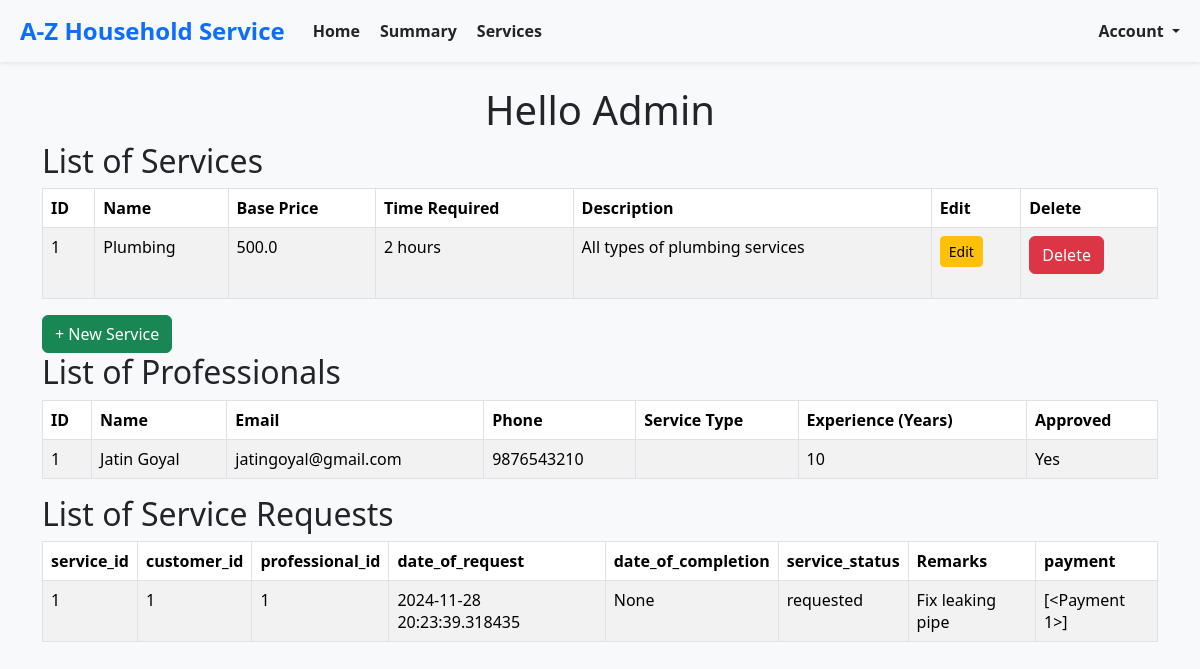
The page /admin/home on the database as committed earlier.
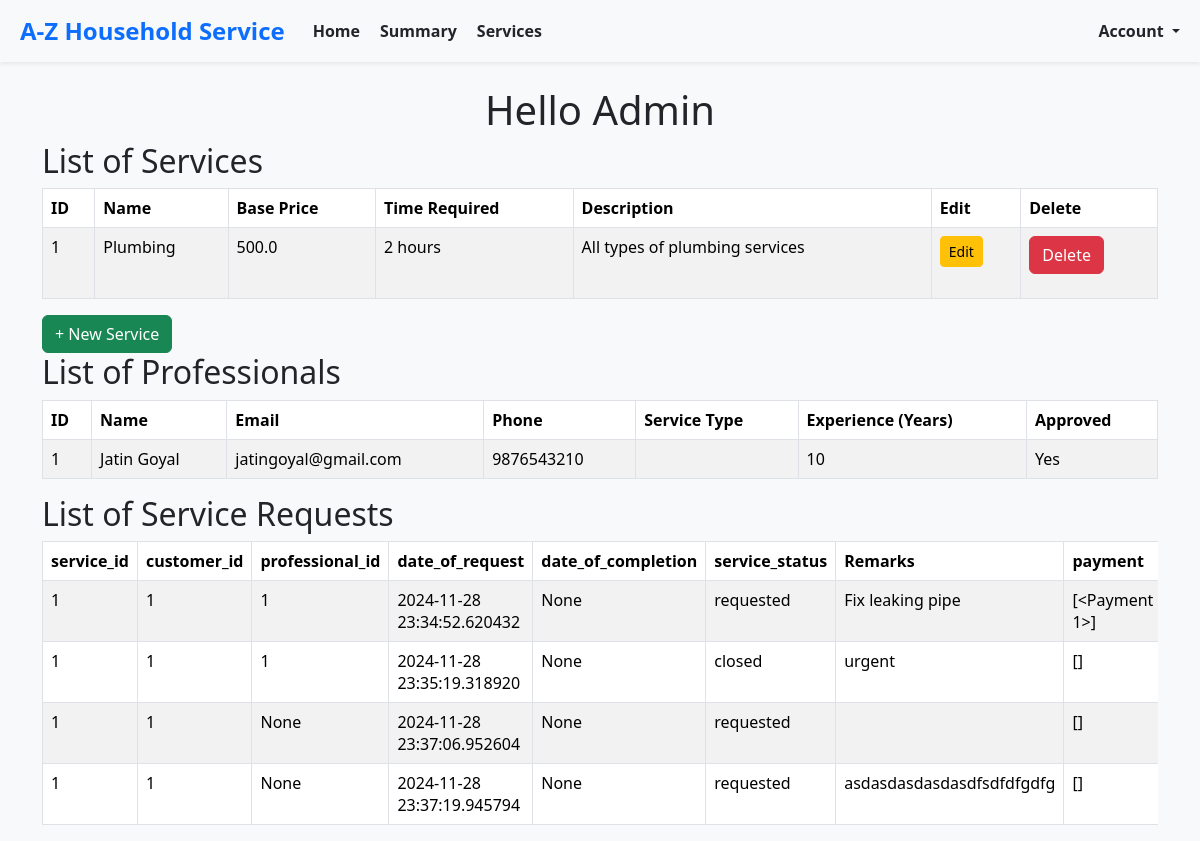
The same page on the database as committed later.
### models.py (models this page shows, shortened)
class BaseModel(db.Model):
    __abstract__ = True  # This makes it an abstract class, not a table in the database
    id = db.Column(db.Integer, primary_key=True)
    created_at = db.Column(db.DateTime, default=datetime.utcnow, nullable=False)  # Ensure it's not nullable
    modified_at = db.Column(db.DateTime, default=datetime.utcnow, onupdate=datetime.utcnow, nullable=False)  # Ensure it's not nullable

class Service(BaseModel):
    __tablename__ = 'service'
    name = db.Column(db.String(150), nullable=False)
    base_price = db.Column(db.Float, nullable=True)  # Made nullable
    time_required = db.Column(db.String(50), nullable=True)  # Made nullable
    description = db.Column(db.Text, nullable=True)  # Made nullable
    professional_id = db.Column(db.Integer, db.ForeignKey('service_professional.id'), nullable=True)
    service_type_id= db.Column(db.Integer, nullable=True)  # Made nullable
    professional = db.relationship('ServiceProfessional', backref='services', lazy=True)

class ServiceProfessional(BaseModel):
    __tablename__ = 'service_professional'
    username = db.Column(db.String(150), unique=True, nullable=False)
    password_hash = db.Column(db.String(200), nullable=False)
    name = db.Column(db.String(150), nullable=True)  # Made nullable
    email = db.Column(db.String(150), unique=True, nullable=True)  # Made nullable
    phone = db.Column(db.String(20), unique=True, nullable=True)  # Made nullable
    experience = db.Column(db.Integer, nullable=True)  # Made nullable
    description = db.Column(db.Text, nullable=True)  # Made nullable
    approved = db.Column(db.Boolean, default=False, nullable=True)  # Made nullable

class ServiceRequest(BaseModel):
    __tablename__ = 'service_request'
    service_id = db.Column(db.Integer, db.ForeignKey('service.id'), nullable=True)  # Made nullable
    customer_id = db.Column(db.Integer, db.ForeignKey('customer.id'), nullable=False)
    professional_id = db.Column(db.Integer, db.ForeignKey('service_professional.id'), nullable=True)
    date_of_request = db.Column(db.DateTime, default=datetime.utcnow, nullable=True)  # Made nullable
    date_of_completion = db.Column(db.DateTime, nullable=True)  # Made nullable
    service_status = db.Column(db.String(50), default="requested", nullable=True)  # Made nullable
    service_type_id= db.Column(db.Integer, nullable=True)  # Made nullable
    remarks = db.Column(db.Text, nullable=True)  # Made nullable
    rejected_by_professional_id= db.Column(db.Integer, nullable=True)  # Made nullable
    rating = db.Column(db.Text, nullable=True)  # Made nullable
    payment = db.relationship('Payment', backref='service_request', lazy=True)

### routes.py (the view)
@app.route('/admin/home')
def admin_home():
    professionals = ServiceProfessional.query.all()
    services = Service.query.all()
    service_requests = ServiceRequest.query.all()
    return render_template(
        'admin/home.html',
        professionals=professionals,
        services=services,
        service_requests=service_requests
    )

### templates/admin/home.html (shortened to what this page needs)
{% extends 'layout.html' %}
{% block content %}
    <div class="container">
        <h1 class="text-center">Hello Admin</h1>
        <h2>List of Services</h2>
        <div class="table-responsive">
            <table class="table table-bordered table-striped">
                <thead>
                    <tr>
                        <th>ID</th>
                        <th>Name</th>
                        <th>Base Price</th>
                        <th>Time Required</th>
                        <th>Description</th>
                        <th>Edit</th>
                        <th>Delete</th>
                    </tr>
                </thead>
                <tbody>
                    {% for service in services %}
                        <tr>
                            <td>{{ service.id }}</td>
                            <td>{{ service.name }}</td>
                            <td>{{ service.base_price }}</td>
                            <td>{{ service.time_required }}</td>
                            <td>{{ service.description }}</td>
                            <td>
                                <button type="button" class="btn btn-warning btn-sm" data-bs-toggle="modal" data-bs-target="#newServiceModal"
                                        data-service-id="{{ service.id }}"
                                        data-service-name="{{ service.name }}"
                                        data-service-description="{{ service.description }}"
                                        data-service-base-price="{{ service.base_price }}"
                                        data-service-time-required="{{ service.time_required }}">
                                    Edit
                                </button>
                            </td>
                            <td>
                                <form method="post" action="delete_service/{{ service.id }}" onsubmit="return confirm('Are you sure you want to delete this service?');">
                                    <button type="submit" class="btn btn-danger">Delete</button>
                                </form>
                            </td>
                        </tr>
                    {% endfor %}
                </tbody>
            </table>
            <button type="button" class="btn btn-success pull-right" data-bs-toggle="modal" data-bs-target="#newServiceModal">
                + New Service
            </button>
        </div>
        <h2>List of Professionals</h2>
        <div class="table-responsive">
            <table class="table table-bordered table-striped">
                <thead>
                    <tr>
                        <th>ID</th>
                        <th>Name</th>
                        <th>Email</th>
                        <th>Phone</th>
                        <th>Service Type</th>
                        <th>Experience (Years)</th>
                        <th>Approved</th>
                    </tr>
                </thead>
                <tbody>
                    {% for professional in professionals %}
                        <tr>
                            <td>{{ professional.id }}</td>
                            <td>{{ professional.name }}</td>
                            <td>{{ professional.email }}</td>
                            <td>{{ professional.phone }}</td>
                            <td>{{ professional.service_type }}</td>
                            <td>{{ professional.experience }}</td>
                            <td>{{ 'Yes' if professional.approved else 'No' }}</td>
                        </tr>
                    {% endfor %}
                </tbody>
            </table>
        </div>
        <h2>List of Service Requests</h2>
        <div class="table-responsive">
            <table class="table table-bordered table-striped">
                <thead>
                    <tr>
                        <th>service_id</th>
                        <th>customer_id</th>
                        <th>professional_id</th>
                        <th>date_of_request</th>
                        <th>date_of_completion</th>
                        <th>service_status</th>
                        <th>Remarks</th>
                        <th>payment</th>
                    </tr>
                </thead>
                <tbody>
                    {% for request in service_requests %}
                        <tr>
                            <td>{{ request.service_id }}</td>
                            <td>{{ request.customer_id }}</td>
                            <td>{{ request.professional_id}}</td>
                            <td>{{ request.date_of_request  }}</td>
                            <td>{{ request.date_of_completion }}</td>
                            <td>{{ request.service_status }}</td>
                            <td>{{ request.remarks }}</td>
                            <td>{{ request.payment }}</td>
                        </tr>
                    {% endfor %}
                </tbody>
            </table>
        </div>
    </div>
    {% endblock %}

### templates/layout.html (shortened to what this page needs)
<!DOCTYPE html>
<html lang="en">
<head>
    <link rel="stylesheet" href="https://cdn.jsdelivr.net/npm/bootstrap@5.3.3/dist/css/bootstrap.min.css">
</head>
<body>
    <div class="container-fluid">
        <div class="content mt-4">
            {% block content %}
            {% endblock %}
        </div>
    </div>
</body>
</html>

### templates/nav_bar.html (shortened to what this page needs)
<nav class="navbar navbar-expand-lg navbar-light bg-light shadow-sm" style="background-color: #f8f9fa;">
    <div class="container-fluid">
        <a class="navbar-brand fw-bold text-primary" href="#" style="font-size: 1.5rem;">
            A-Z Household Service
        </a>
        <div class="collapse navbar-collapse" id="navbarNav">
            <ul class="navbar-nav me-auto">
                <li class="nav-item">
                    <a class="nav-link active text-dark fw-semibold" aria-current="page" href="#">
                         Home
                    </a>
                </li>
                <li class="nav-item">
                    <a class="nav-link text-dark fw-semibold" href="#">
                         Summary
                    </a>
                </li>
                <li class="nav-item">
                    <a class="nav-link text-dark fw-semibold" href="#">
                         Services
                    </a>
                </li>
            </ul>
            <ul class="navbar-nav ms-auto">
                <li class="nav-item dropdown">
                    <a class="nav-link dropdown-toggle text-dark fw-semibold" href="#" id="userDropdown" role="button" data-bs-toggle="dropdown" aria-expanded="false">
                         Account
                    </a>
                </li>
            </ul>
        </div>
    </div>
</nav>

### templates/layout.html (style rules this page uses)
body { background-color: #f8f9fa; }
.navbar-brand { font-weight: bold; }

Rows that differ between the two databases and show on the page:
changed ServiceRequest "Fix leaking pipe": date_of_request "2024-11-28 20:23:39.318435" → "2024-11-28 23:34:52.620432"
added ServiceRequest: service_id "1", customer_id "1", professional_id "1", date_of_request "2024-11-28 23:35:19.318920", date_of_completion "None", service_status "closed", remarks "urgent", payment "[]"
added ServiceRequest: service_id "1", customer_id "1", professional_id "None", date_of_request "2024-11-28 23:37:06.952604", date_of_completion "None", service_status "requested", payment "[]"
added ServiceRequest: service_id "1", customer_id "1", professional_id "None", date_of_request "2024-11-28 23:37:19.945794", date_of_completion "None", service_status "requested", remarks "asdasdasdasdasdfsdfdfgdfg", payment "[]"
